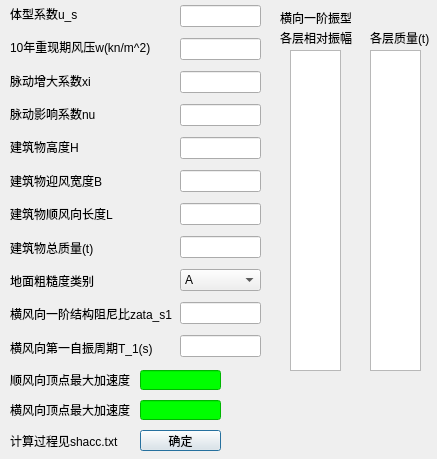
<?xml version="1.0" encoding="UTF-8"?>
<ui version="4.0">
 <class>acc_sh</class>
 <widget class="QDialog" name="acc_sh">
  <property name="geometry">
   <rect>
    <x>0</x>
    <y>0</y>
    <width>437</width>
    <height>459</height>
   </rect>
  </property>
  <property name="windowTitle">
   <string>风作用顶点最大加速度计算</string>
  </property>
  <property name="styleSheet">
   <string notr="true"/>
  </property>
  <widget class="QWidget" name="verticalLayoutWidget">
   <property name="geometry">
    <rect>
     <x>10</x>
     <y>0</y>
     <width>170</width>
     <height>361</height>
    </rect>
   </property>
   <layout class="QVBoxLayout" name="verticalLayout">
    <item>
     <widget class="QLabel" name="lb_us">
      <property name="text">
       <string>体型系数u_s</string>
      </property>
     </widget>
    </item>
    <item>
     <widget class="QLabel" name="lb_w0">
      <property name="text">
       <string>10年重现期风压w(kn/m^2)</string>
      </property>
     </widget>
    </item>
    <item>
     <widget class="QLabel" name="lb_xi">
      <property name="text">
       <string>脉动增大系数xi</string>
      </property>
     </widget>
    </item>
    <item>
     <widget class="QLabel" name="lb_nu">
      <property name="text">
       <string>脉动影响系数nu</string>
      </property>
     </widget>
    </item>
    <item>
     <widget class="QLabel" name="lb_h">
      <property name="text">
       <string>建筑物高度H</string>
      </property>
     </widget>
    </item>
    <item>
     <widget class="QLabel" name="lb_b">
      <property name="text">
       <string>建筑物迎风宽度B</string>
      </property>
     </widget>
    </item>
    <item>
     <widget class="QLabel" name="lb_l">
      <property name="text">
       <string>建筑物顺风向长度L</string>
      </property>
     </widget>
    </item>
    <item>
     <widget class="QLabel" name="lb_m">
      <property name="text">
       <string>建筑物总质量(t)</string>
      </property>
     </widget>
    </item>
    <item>
     <widget class="QLabel" name="lb_ccd">
      <property name="text">
       <string>地面粗糙度类别</string>
      </property>
     </widget>
    </item>
    <item>
     <widget class="QLabel" name="lb_hfznb">
      <property name="text">
       <string>横风向一阶结构阻尼比zata_s1</string>
      </property>
     </widget>
    </item>
    <item>
     <widget class="QLabel" name="lb_hft">
      <property name="text">
       <string>横风向第一自振周期T_1(s)</string>
      </property>
     </widget>
    </item>
   </layout>
  </widget>
  <widget class="QWidget" name="verticalLayoutWidget_2">
   <property name="geometry">
    <rect>
     <x>180</x>
     <y>0</y>
     <width>81</width>
     <height>371</height>
    </rect>
   </property>
   <layout class="QVBoxLayout" name="verticalLayout_2">
    <item>
     <widget class="QLineEdit" name="le_us"/>
    </item>
    <item>
     <widget class="QLineEdit" name="le_w0"/>
    </item>
    <item>
     <widget class="QLineEdit" name="le_xi"/>
    </item>
    <item>
     <widget class="QLineEdit" name="le_nu"/>
    </item>
    <item>
     <widget class="QLineEdit" name="le_h"/>
    </item>
    <item>
     <widget class="QLineEdit" name="le_b"/>
    </item>
    <item>
     <widget class="QLineEdit" name="le_l"/>
    </item>
    <item>
     <widget class="QLineEdit" name="le_m"/>
    </item>
    <item>
     <widget class="QComboBox" name="cb_ccd">
      <item>
       <property name="text">
        <string>A</string>
       </property>
      </item>
      <item>
       <property name="text">
        <string>B</string>
       </property>
      </item>
      <item>
       <property name="text">
        <string>C</string>
       </property>
      </item>
      <item>
       <property name="text">
        <string>D</string>
       </property>
      </item>
     </widget>
    </item>
    <item>
     <widget class="QLineEdit" name="le_hfznb"/>
    </item>
    <item>
     <widget class="QLineEdit" name="le_hft"/>
    </item>
   </layout>
  </widget>
  <widget class="QLineEdit" name="le_sf">
   <property name="geometry">
    <rect>
     <x>140</x>
     <y>370</y>
     <width>81</width>
     <height>20</height>
    </rect>
   </property>
   <property name="styleSheet">
    <string notr="true">background-color: rgb(0, 255, 0);</string>
   </property>
  </widget>
  <widget class="QLabel" name="lb_sf">
   <property name="geometry">
    <rect>
     <x>10</x>
     <y>370</y>
     <width>121</width>
     <height>20</height>
    </rect>
   </property>
   <property name="text">
    <string>顺风向顶点最大加速度</string>
   </property>
  </widget>
  <widget class="QPushButton" name="btnyes">
   <property name="geometry">
    <rect>
     <x>140</x>
     <y>430</y>
     <width>81</width>
     <height>21</height>
    </rect>
   </property>
   <property name="text">
    <string>确定</string>
   </property>
  </widget>
  <widget class="QLabel" name="lb_hf">
   <property name="geometry">
    <rect>
     <x>10</x>
     <y>400</y>
     <width>121</width>
     <height>20</height>
    </rect>
   </property>
   <property name="text">
    <string>横风向顶点最大加速度</string>
   </property>
  </widget>
  <widget class="QLineEdit" name="le_hf">
   <property name="geometry">
    <rect>
     <x>140</x>
     <y>400</y>
     <width>81</width>
     <height>20</height>
    </rect>
   </property>
   <property name="styleSheet">
    <string notr="true">background-color: rgb(0, 255, 0);</string>
   </property>
  </widget>
  <widget class="QLabel" name="label">
   <property name="geometry">
    <rect>
     <x>10</x>
     <y>430</y>
     <width>111</width>
     <height>21</height>
    </rect>
   </property>
   <property name="text">
    <string>计算过程见shacc.txt</string>
   </property>
  </widget>
  <widget class="QPlainTextEdit" name="pte_h">
   <property name="geometry">
    <rect>
     <x>290</x>
     <y>50</y>
     <width>51</width>
     <height>321</height>
    </rect>
   </property>
  </widget>
  <widget class="QPlainTextEdit" name="pte_m">
   <property name="geometry">
    <rect>
     <x>370</x>
     <y>50</y>
     <width>51</width>
     <height>321</height>
    </rect>
   </property>
  </widget>
  <widget class="QLabel" name="label_2">
   <property name="geometry">
    <rect>
     <x>280</x>
     <y>10</y>
     <width>71</width>
     <height>16</height>
    </rect>
   </property>
   <property name="text">
    <string>横向一阶振型</string>
   </property>
  </widget>
  <widget class="QLabel" name="label_3">
   <property name="geometry">
    <rect>
     <x>370</x>
     <y>30</y>
     <width>71</width>
     <height>16</height>
    </rect>
   </property>
   <property name="text">
    <string>各层质量(t)</string>
   </property>
  </widget>
  <widget class="QLabel" name="label_4">
   <property name="geometry">
    <rect>
     <x>280</x>
     <y>30</y>
     <width>91</width>
     <height>16</height>
    </rect>
   </property>
   <property name="text">
    <string>各层相对振幅</string>
   </property>
  </widget>
 </widget>
 <resources/>
 <connections/>
</ui>
